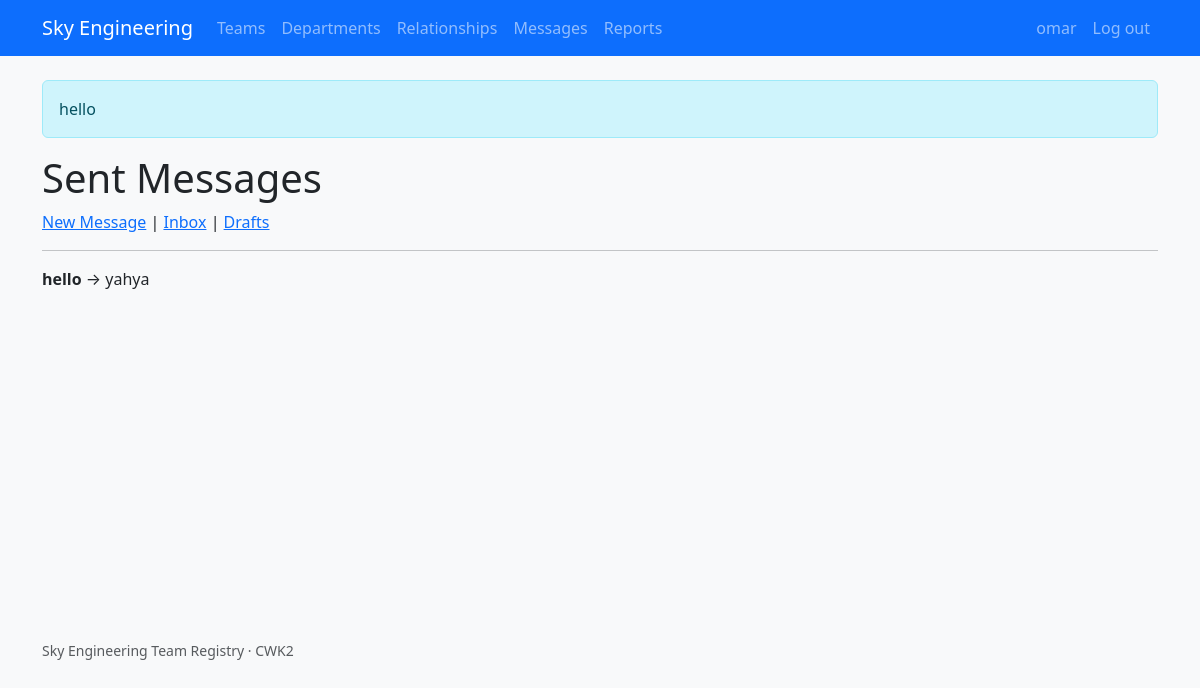
Before: /messages/sent/ (signed in) with the older database file.
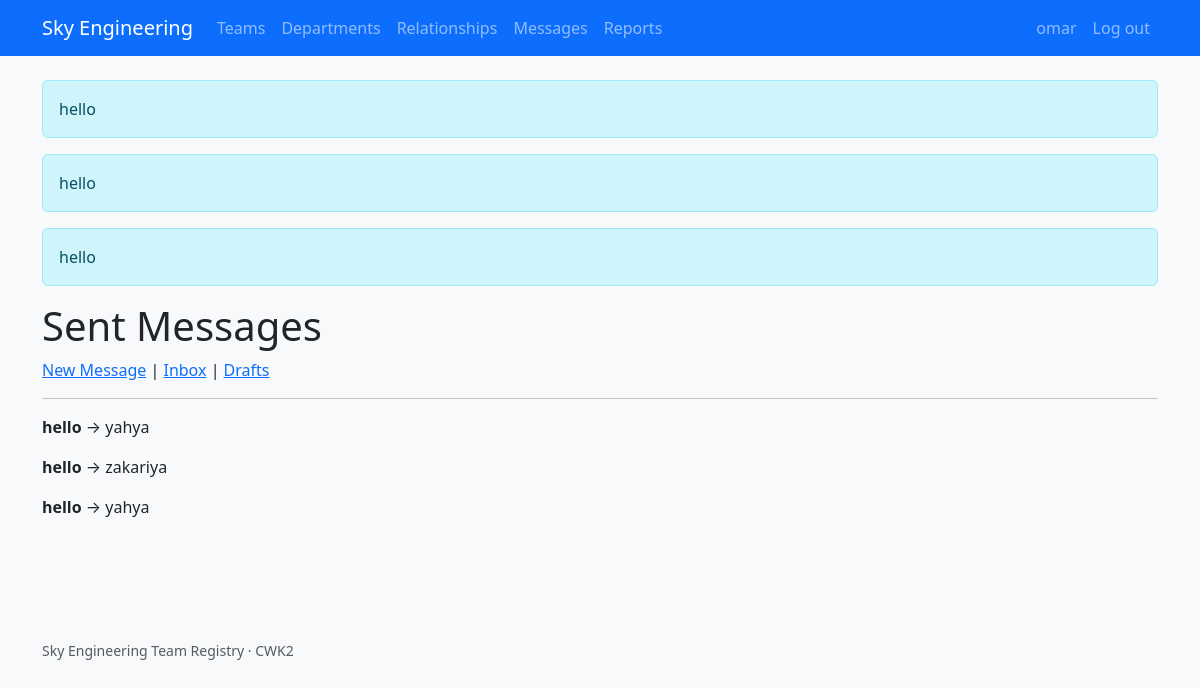
After: the same page with the newer database file.
### messages_app/models.py (models this page shows)
class Message(models.Model):
    sender = models.ForeignKey(User, on_delete=models.CASCADE, related_name='sent_messages')
    receiver = models.ForeignKey(User, on_delete=models.CASCADE, related_name='received_messages')
    subject = models.CharField(max_length=255)
    content = models.TextField()
    is_draft = models.BooleanField(default=False)
    created_at = models.DateTimeField(auto_now_add=True)
    def __str__(self):
        return self.subject

### messages_app/views.py (the view)
# urls.py: path('sent/', views.sent, name='sent'),
@login_required
def sent(request):
    messages = Message.objects.filter(sender=request.user, is_draft=False)
    return render(request, 'sent.html', {'messages': messages})

### messages_app/templates/sent.html (shortened to what this page needs)
{% extends 'base.html' %}
{% block content %}
<h1>Sent Messages</h1>
<a href="/messages/compose/">New Message</a> |
<a href="/messages/inbox/">Inbox</a> |
<a href="/messages/drafts/">Drafts</a>
<hr>
{% for msg in messages %}
    <p><b>{{ msg.subject }}</b> &rarr; {{ msg.receiver }}</p>
{% empty %}
    <p>No sent messages</p>
{% endfor %}
{% endblock %}

### templates/base.html (shortened to what this page needs)
{% load static %}
<!doctype html>
<html lang="en">
<head>
  <link href="https://cdn.jsdelivr.net/npm/bootstrap@5.3.2/dist/css/bootstrap.min.css" rel="stylesheet">
  <link rel="stylesheet" href="{% static 'css/style.css' %}">
</head>
<body>
  {% include 'navbar.html' %}
  <main class="container py-4">
    {% if messages %}
      {% for message in messages %}
        <div class="alert alert-{{ message.tags|default:'info' }}">{{ message }}</div>
      {% endfor %}
    {% endif %}
    {% block content %}{% endblock %}
  </main>
  <footer class="container text-muted py-4 small">
    Sky Engineering Team Registry · CWK2
  </footer>
</body>
</html>

### templates/navbar.html (shortened to what this page needs)
<nav class="navbar navbar-expand-lg navbar-dark bg-primary">
  <div class="container">
    <a class="navbar-brand" href="{% url 'home' %}">Sky Engineering</a>
    <div class="collapse navbar-collapse" id="nav">
      <ul class="navbar-nav me-auto">
        <li class="nav-item"><a class="nav-link" href="{% url 'team_list' %}">Teams</a></li>
        <li class="nav-item"><a class="nav-link" href="{% url 'department_list' %}">Departments</a></li>
        <li class="nav-item"><a class="nav-link" href="{% url 'org_relationships' %}">Relationships</a></li>
        <li class="nav-item"><a class="nav-link" href="{% url 'inbox' %}">Messages</a></li>
        <li class="nav-item"><a class="nav-link" href="{% url 'reports:index' %}">Reports</a></li>
      </ul>
      <ul class="navbar-nav">
        {% if request.user.is_authenticated %}
          <li class="nav-item"><a class="nav-link" href="{% url 'profile' %}">{{ request.user.username }}</a></li>
          <li class="nav-item">
            <form method="post" action="{% url 'logout' %}" class="d-inline">
              <button type="submit" class="btn btn-link nav-link">Log out</button>
            </form>
          </li>
        {% else %}
          <li class="nav-item"><a class="nav-link" href="{% url 'login' %}">Log in</a></li>
          <li class="nav-item"><a class="nav-link" href="{% url 'signup' %}">Sign up</a></li>
        {% endif %}
      </ul>
    </div>
  </div>
</nav>

### static/css/style.css (style rules this page uses)
body { background: #f8f9fa; }
main { min-height: 70vh; }
.alert-info { background: #cff4fc; }

Changed rows visible on the page:
added Message: subject "hello", receiver "zakariya"
added Message: subject "hello", receiver "yahya"
